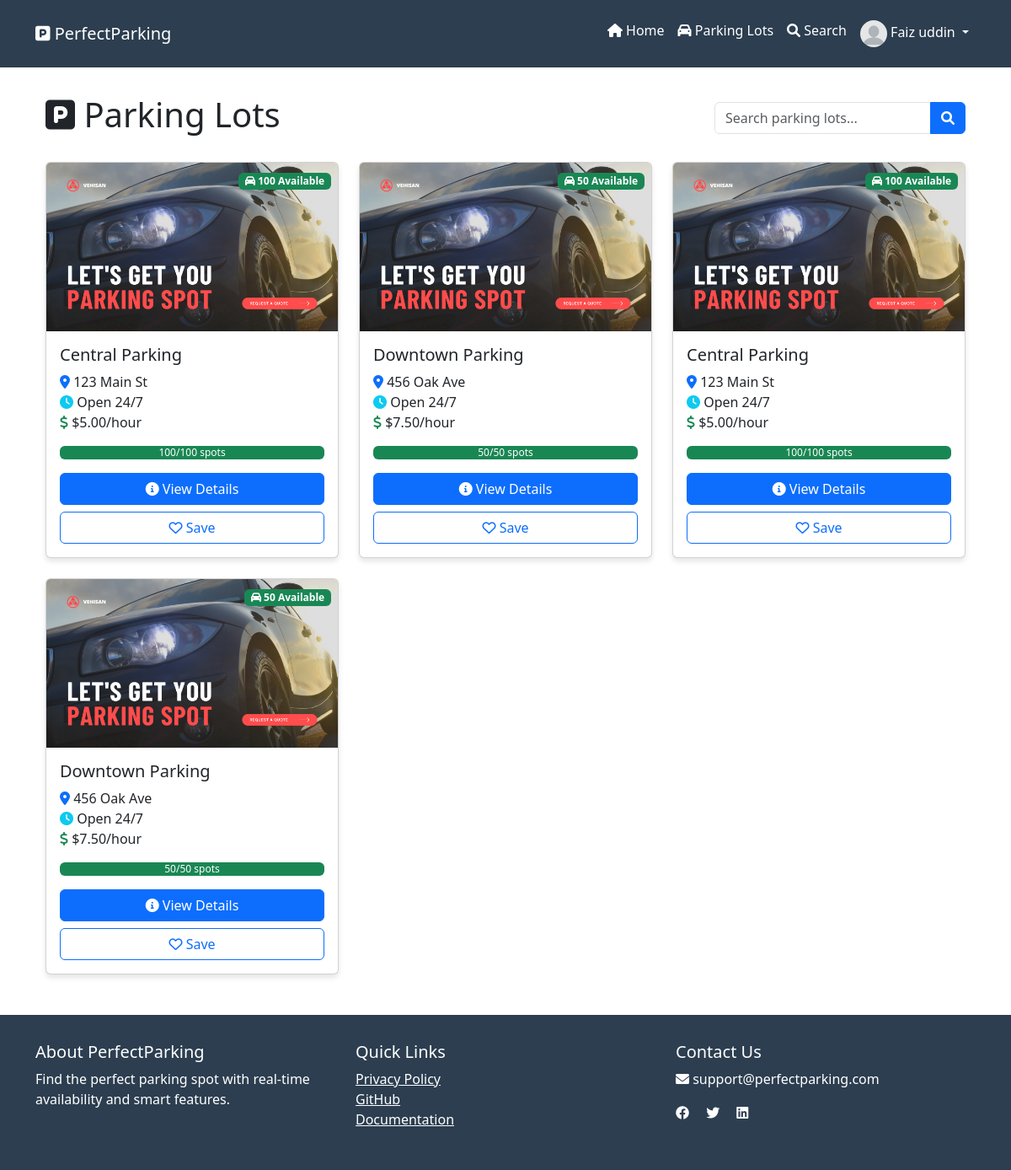
The page /parking-lots/ (signed in) on the database its author committed.
### PerfectParking/models.py (models this page shows, shortened)
class ParkingLot(models.Model):
    id = models.AutoField(primary_key=True)
    name = models.CharField(max_length=200)
    address = models.CharField(max_length=200)
    total_spaces = models.IntegerField()
    available_spaces = models.IntegerField()
    hours = models.CharField(max_length=255)
    isPaidParking = models.BooleanField(default=True)
    latitude = models.FloatField()
    longitude = models.FloatField()
    image = models.ImageField(upload_to='parking_lots/', null=True, blank=True)
    parking_spaces = models.IntegerField(default=1)
    owner = models.ForeignKey(
        'ParkingLotOwner',
        on_delete=models.SET_NULL,
        null=True,
        blank=True,
        related_name='parking_lots'
    )
    base_price_per_hour = models.DecimalField(
        max_digits=6,
        decimal_places=2,
        default=Decimal('0.00')
    )
    surge_multiplier = models.DecimalField(
        max_digits=3,
        decimal_places=2,
        default=Decimal('1.00')
    )
    has_ai_detection = models.BooleanField(default=False)
    camera_stream_url = models.URLField(blank=True)
    max_capacity = models.IntegerField(default=0)
    current_occupancy = models.IntegerField(default=0)
    operating_hours = models.JSONField(default=dict)
    amenities = models.JSONField(default=list)
    is_active = models.BooleanField(default=True)
    last_updated = models.DateTimeField(auto_now=True)
    def get_image_url(self):
        if self.image and hasattr(self.image, 'url'):
            return self.image.url
        return '/static/images/default_parking.png'  # Create this default image

### PerfectParking/views.py (the view)
# urls.py: path('parking-lots/', views.parking_lots, name='parking-lots'),
def parking_lots(request):
    try:
        parking_lots = ParkingLot.objects.all()
        context = {
            'parking_lots': parking_lots,
            'page_title': 'Available Parking Lots'
        }
        return render(request, 'website/parking-lots.html', context)
    except Exception as e:
        messages.error(request, f"Error loading parking lots: {str(e)}")
        return render(request, 'website/parking-lots.html', {'parking_lots': []})

### PerfectParking/templatetags/custom_filters.py (called while the page is built)
@register.filter
def divided_by(value, arg):
    try:
        return float(value) / float(arg)
    except (ValueError, ZeroDivisionError):
        return 0

@register.filter
def floatmul(value, arg):
    try:
        return float(value) * float(arg)
    except ValueError:
        return 0

### PerfectParking/templates/website/parking-lots.html (shortened to what this page needs)
{% extends 'website/base.html' %}
{%load static%}
{% load custom_filters %}
{% block content %}
<div class="row mb-4">
  <div class="col">
    <div class="d-flex justify-content-between align-items-center">
      <h1><i class="fas fa-parking"></i> Parking Lots</h1>
      <div class="input-group w-auto">
        <input type="text" class="form-control" id="searchInput" placeholder="Search parking lots...">
        <button class="btn btn-primary" type="button">
          <i class="fas fa-search"></i>
        </button>
      </div>
    </div>
  </div>
</div>
<div class="row" id="parkingLots">
  {% for lot in parking_lots %}
    <div class="col-md-4 mb-4 parking-lot-card">
      <div class="card h-100">
        <div class="position-relative">
          <img src="{{ lot.get_image_url }}" class="card-img-top" alt="{{ lot.name }}" style="height: 200px; object-fit: cover;">
          <div class="position-absolute top-0 end-0 m-2">
            {% if lot.available_spaces > 0 %}
              <span class="badge bg-success">
                <i class="fas fa-car"></i> {{ lot.available_spaces }} Available
              </span>
            {% else %}
              <span class="badge bg-danger">Full</span>
            {% endif %}
          </div>
        </div>
        <div class="card-body">
          <h5 class="card-title">{{ lot.name }}</h5>
          <p class="card-text">
            <i class="fas fa-map-marker-alt text-primary"></i> {{ lot.address }}<br>
            <i class="fas fa-clock text-info"></i> Open 24/7<br>
            <i class="fas fa-dollar-sign text-success"></i> ${{ lot.base_price_per_hour }}/hour
          </p>
          <div class="progress mb-3">
            {% with available_spaces=lot.available_spaces total_spaces=lot.total_spaces %}
              {% if total_spaces > 0 %}
                {% with percentage=available_spaces|divided_by:total_spaces|floatmul:100 %}
                  <div class="progress-bar
                    {% if percentage > 50 %}bg-success
                    {% elif percentage > 20 %}bg-warning
                    {% else %}bg-danger{% endif %}"
                    role="progressbar"
                    style="width: {{ percentage|floatformat:1 }}%;"
                    aria-valuenow="{{ percentage|floatformat:1 }}"
                    aria-valuemin="0"
                    aria-valuemax="100">
                    {{ available_spaces }}/{{ total_spaces }} spots
                  </div>
                {% endwith %}
              {% endif %}
            {% endwith %}
          </div>
          <div class="d-grid gap-2">
            <a href="{% url 'PerfectParking:parking-lot-detail' lot.id %}" class="btn btn-primary">
              <i class="fas fa-info-circle"></i> View Details
            </a>
            {% if user.is_authenticated %}
              <button class="btn btn-outline-primary">
                <i class="far fa-heart"></i> Save
              </button>
            {% endif %}
          </div>
        </div>
      </div>
    </div>
  {% empty %}
    <div class="col-12">
      <div class="alert alert-info">
        <i class="fas fa-info-circle"></i> No parking lots available at the moment.
      </div>
    </div>
  {% endfor %}
</div>
{% endblock %}

### PerfectParking/templates/master.html (shortened to what this page needs)
{%load static%}
<!DOCTYPE html>
<html lang="en">
  <head>
    <link href="https://cdn.jsdelivr.net/npm/bootstrap@5.3.0/dist/css/bootstrap.min.css" rel="stylesheet">
    <link rel="stylesheet" href="https://cdnjs.cloudflare.com/ajax/libs/font-awesome/6.0.0/css/all.min.css">
    <link href="https://api.mapbox.com/mapbox-gl-js/v2.15.0/mapbox-gl.css" rel="stylesheet">
  </head>
  <body>
<nav class="navbar navbar-expand-lg navbar-dark">
  <div class="container">
    <a class="navbar-brand" href="/">
      <i class="fas fa-parking"></i> PerfectParking
    </a>
    <div class="collapse navbar-collapse" id="navbarNav">
      <ul class="navbar-nav ms-auto">
        <li class="nav-item">
          <a class="nav-link" href="{% url 'PerfectParking:home' %}">
            <i class="fas fa-home"></i> Home
          </a>
        </li>
        <li class="nav-item">
          <a class="nav-link" href="{% url 'PerfectParking:parking-lots' %}">
            <i class="fas fa-car"></i> Parking Lots
          </a>
        </li>
        <li class="nav-item">
          <a class="nav-link" href="{% url 'PerfectParking:parking-lot-monitors' %}">
            <i class="fas fa-search"></i> Search
          </a>
        </li>
        {% if user.is_authenticated %}
        <li class="nav-item dropdown">
            <a class="nav-link dropdown-toggle" href="#" id="profileDropdown" role="button" data-bs-toggle="dropdown">
                <img src="{{ user.userprofile.avatar_url |default:'/static/images/default-avatar.png' }}"
                     alt="Profile"
                     class="rounded-circle"
                     style="width: 32px; height: 32px; object-fit: cover;">
                {{ user.get_full_name|default:user.username }}
            </a>
        </li>
        {% endif %}
      </ul>
    </div>
  </div>
</nav>
    <main class="container py-4">
      {% block main %}{% endblock %}
    </main>
    <footer class="footer">
      <div class="container">
        <div class="row">
          <div class="col-md-4">
            <h5>About PerfectParking</h5>
            <p>Find the perfect parking spot with real-time availability and smart features.</p>
          </div>
          <div class="col-md-4">
            <h5>Quick Links</h5>
            <ul class="list-unstyled">
              <li><a href="{% url 'PerfectParking:privacy-policy' %}" class="text-white">Privacy Policy</a></li>
              <li><a href="https://github.com/rhys-lit/perfect-parking-fyp" class="text-white">GitHub</a></li>
              <li><a href="https://github.com/rhys-lit/perfect-parking-fyp/blob/master/docs/thesis.pdf" class="text-white">Documentation</a></li>
            </ul>
          </div>
          <div class="col-md-4">
            <h5>Contact Us</h5>
            <p><i class="fas fa-envelope"></i> support@perfectparking.com</p>
            <div class="social-icons">
              <a href="#" class="text-white me-3"><i class="fab fa-facebook"></i></a>
              <a href="#" class="text-white me-3"><i class="fab fa-twitter"></i></a>
              <a href="#" class="text-white"><i class="fab fa-linkedin"></i></a>
            </div>
          </div>
        </div>
      </div>
    </footer>
  </body>
</html>

### PerfectParking/templates/master.html (style rules this page uses)
:root { --primary-color: #2c3e50; --secondary-color: #3498db; }
body { font-family: 'Segoe UI', Tahoma, Geneva, Verdana, sans-serif; display: flex; flex-direction: column; min-height: 100vh; margin: 0; }
.navbar { background-color: var(--primary-color); padding: 1rem; }
.navbar-brand, .nav-link { color: white !important; }
.card { transition: transform 0.3s; box-shadow: 0 4px 6px rgba(0,0,0,0.1); }
.footer { background-color: var(--primary-color); color: white; padding: 2rem 0; margin-top: auto; }

### rows shown on the page
ParkingLot: available_spaces "100", name "Central Parking", address "123 Main St", base_price_per_hour "5.00", {{ percentage|floatformat:1 }} 100.0 (drawn), total_spaces "100"
ParkingLot: available_spaces "50", name "Downtown Parking", address "456 Oak Ave", base_price_per_hour "7.50", {{ percentage|floatformat:1 }} 100.0 (drawn), total_spaces "50"
ParkingLot: available_spaces "100", name "Central Parking", address "123 Main St", base_price_per_hour "5.00", {{ percentage|floatformat:1 }} 100.0 (drawn), total_spaces "100"
ParkingLot: available_spaces "50", name "Downtown Parking", address "456 Oak Ave", base_price_per_hour "7.50", {{ percentage|floatformat:1 }} 100.0 (drawn), total_spaces "50"

### other values the page prints
{{ user.get_full_name|default:user.username }} "Faiz uddin"
